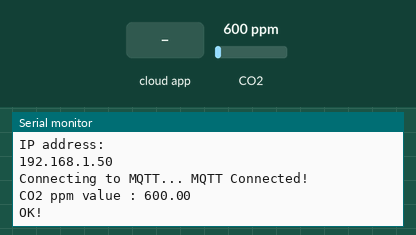
Recording of a sketch running on a simulated ESP8266 (NodeMCU). Parts: the last lines printed to the serial monitor. Inputs (shaded band) come from the test bench; at power-on: CO2 600 ppm. WiFi joins after 1.5 s; servers stay silent unless stated; no MQTT or app messages arrive unless stated.

Above: at 5.7 s.
5.8 s: the phone or cloud app sets esp8266 to 0
At 6.9 s:
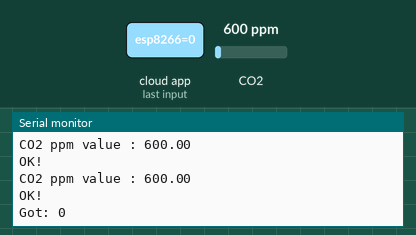
8.0 s: CO2 set to 452 ppm
At 9.3 s:
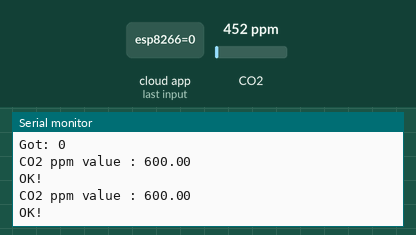
9.5 s: the phone or cloud app sets esp8266 to 1
At 10.4 s:
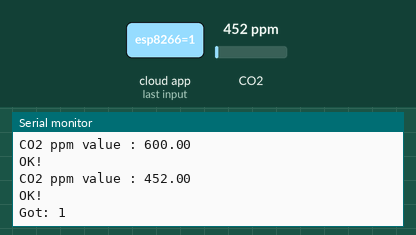
11.0 s: CO2 set to 1050 ppm
At 12.1 s:
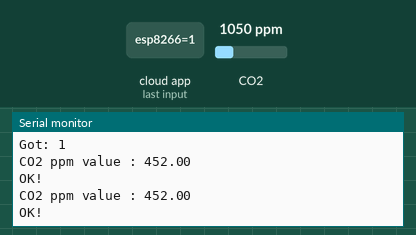
Timing chart, 0 to 13.5 s (numbered marks = the images above; inputs shaded):
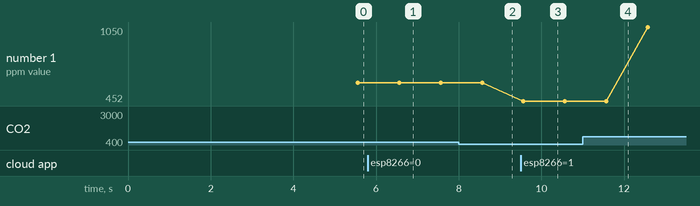

Measured:
- after the input at 5.8 s, the serial monitor: prints a new line after 0.77 s (image 1)
- after the input at 9.5 s, the serial monitor: prints a new line after 0.07 s (image 3)
- plotted number 1: 452 → 1050 after the input at 11.0 s

The sketch:

MQ135_NODEMCU.ino
```cpp
#include <ESP8266WiFi.h>
#include "Adafruit_MQTT.h"
#include "Adafruit_MQTT_Client.h"
#include "MQ135.h"
#define ANALOGPIN A0    //
#define RZERO 79609.2    //  Define RZERO Calibration Value
//Wifi Access Point
#define WLAN_SSID       "Tech_D0017220"
#define WLAN_PASS       "YRJUUTJG"
#define MQTT_SERVER      "192.168.0.31"  // give static address
#define MQTT_PORT         1883
#define MQTT_USERNAME    ""
#define MQTT_PASSWORD    ""

MQ135 gasSensor = MQ135(ANALOGPIN);

// Create an esp8266 wificlient  to connect to the MQTT server.
WiFiClient client;

// Setup the mqtt client class

Adafruit_MQTT_Client mqtt(&client, MQTT_SERVER, MQTT_PORT, MQTT_USERNAME, MQTT_PASSWORD);
/****************************** Feeds ***************************************/
// Setup a feed  for publishing.

Adafruit_MQTT_Publish pi_led = Adafruit_MQTT_Publish(&mqtt, MQTT_USERNAME "/leds/pi");

// Setup a feed for subscribtion
Adafruit_MQTT_Subscribe esp8266_led = Adafruit_MQTT_Subscribe(&mqtt, MQTT_USERNAME "/leds/esp8266");
/*************************** Sketch Code ************************************/
void MQTT_connect();

void setup() {
 Serial.begin(9600);
 delay(10);
 Serial.println(F("RPi-ESP-MQTT"));

 // Connect to wifi access point.
 Serial.println(); Serial.println();
 Serial.print("Connecting to ");
 Serial.println(WLAN_SSID);
 WiFi.begin(WLAN_SSID, WLAN_PASS);
 while (WiFi.status() != WL_CONNECTED) {
   delay(500);
   Serial.print(".");
 }
 Serial.println();
 Serial.println("WiFi connected");
 Serial.println("IP address: "); Serial.println(WiFi.localIP());

 // Setup MQTT subscription for esp8266_led feed.
 mqtt.subscribe(&esp8266_led);
 float rzero = gasSensor.getRZero();
  delay(3000);
}
int initValue= 0;

void loop() {

 MQTT_connect();

 Adafruit_MQTT_Subscribe *subscription;
 while ((subscription = mqtt.readSubscription())) {
   if (subscription == &esp8266_led) {
     Serial.print(F("Got: "));
     Serial.println((char *)esp8266_led.lastread);

     /*  */
 }
 }


    float ppm = gasSensor.getPPM();
  delay(1000);

  Serial.print("CO2 ppm value : ");
  Serial.println(ppm);

    if (! pi_led.publish(ppm)) {
      Serial.println(F("Failed"));
    } else {
      Serial.println(F("OK!"));
   }

}
// Function to connect and reconnect as necessary to the MQTT server.
void MQTT_connect() {
 int8_t ret;
 // Stop if already connected.
 if (mqtt.connected()) {
   return;
 }
 Serial.print("Connecting to MQTT... ");
 uint8_t retries = 3;
 while ((ret = mqtt.connect()) != 0) { // connect will return 0 for connected
      Serial.println(mqtt.connectErrorString(ret));
      Serial.println("Retrying MQTT connection in 5 seconds...");
      mqtt.disconnect();
      delay(5000);  // wait 5 seconds
      retries--;
      if (retries == 0) {
        // basically die and wait for WDT to reset me
        while (1);
      }
 }
 Serial.println("MQTT Connected!");
}
```
